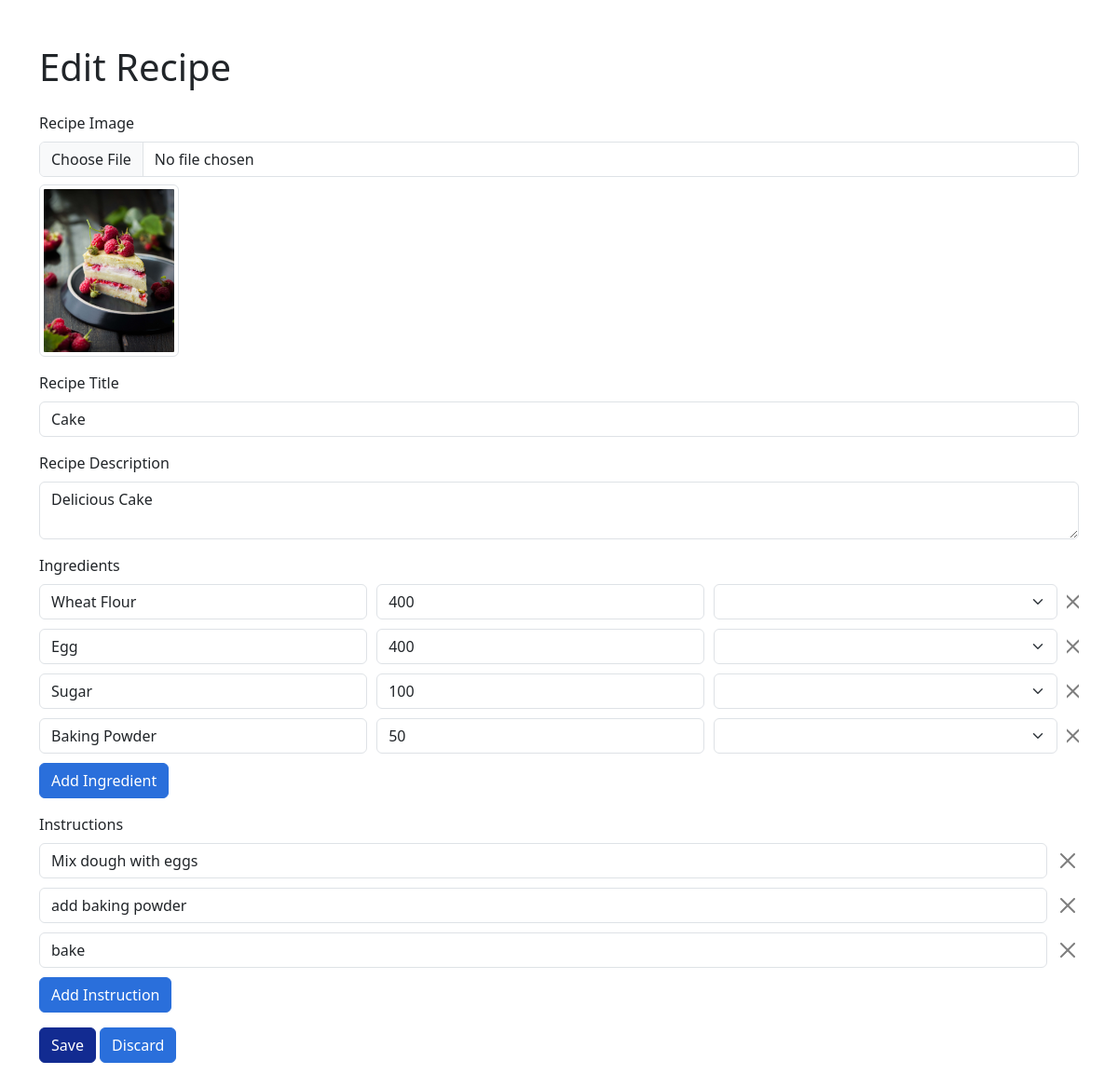
The page /editrecipe.php?id=25 on the database its author committed.
### tables this page shows
CREATE TABLE `recipe` (
  `RecipeID` int(11) NOT NULL,
  `Title` varchar(100) NOT NULL,
  `Description` varchar(400) DEFAULT NULL,
  `RecipeImagePath` varchar(500) NOT NULL,
  `RecipeImageName` varchar(500) NOT NULL,
  `DateCreated` datetime NOT NULL DEFAULT current_timestamp()
);

CREATE TABLE `recipe_ingredients_units` (
  `Recipe_Ingredient_Unit_ID` int(11) NOT NULL,
  `IngredientID` int(11) NOT NULL,
  `UnitID` int(11) NOT NULL,
  `RecipeID` int(11) NOT NULL,
  `Quantity` int(11) NOT NULL
);

CREATE TABLE `ingredients` (
  `IngredientID` int(11) NOT NULL,
  `Ingredient` varchar(50) NOT NULL
);

CREATE TABLE `instructions` (
  `InstructionID` int(11) NOT NULL,
  `Instruction` varchar(300) NOT NULL
);

### editrecipe.php (the view, shortened to what this page needs)
<?php
include 'includes/db.php';
$recipe_id = $_GET['id'];
$recipe = null;
$ingredients = array();
$instructions = [];
if ($recipe_id) {
    $sql = "SELECT * FROM recipe WHERE RecipeID = $recipe_id";
    $result = mysqli_query($conn, $sql);
    if ($result) {
        $recipe = mysqli_fetch_assoc($result);
    }
    $sql = "SELECT recipe.RecipeID, Unit, Quantity, ingredients.Ingredient, ingredients.IngredientID FROM recipe_ingredients_units
                JOIN recipe ON recipe_ingredients_units.RecipeID = recipe.RecipeID
                JOIN units ON recipe_ingredients_units.UnitID = units.UnitID
                JOIN ingredients ON recipe_ingredients_units.IngredientID = ingredients.IngredientID
                WHERE recipe.RecipeID = $recipe_id";
    $result = mysqli_query($conn, $sql);
    if ($result) {
        while ($row = mysqli_fetch_assoc($result)) {
            $ingredients[] = $row;
        }
    }
    $sql = "SELECT instructions.InstructionID, Instruction FROM recipe_instructions
            JOIN recipe ON recipe_instructions.RecipeID = recipe.RecipeID
            JOIN instructions ON recipe_instructions.InstructionsID = instructions.InstructionID
            WHERE recipe.RecipeID = $recipe_id";
    $result = mysqli_query($conn, $sql);
    if ($result) {
        while ($row = mysqli_fetch_assoc($result)) {
            $instructions[] = $row;
        }
    }
}
?>
<!DOCTYPE html>
<html lang="en">
<head>
    <link
        rel="stylesheet"
        href="https://cdn.jsdelivr.net/npm/bootstrap@5.3.3/dist/css/bootstrap.min.css" />
    <link rel="stylesheet" href="assets/css/styles.min.css" />
</head>
<body>
    <div class="container mt-5 mb-5">
        <h1 class="mb-4">Edit Recipe</h1>
        <?php if ($recipe): ?>
            <form id="editForm" action="editrecipe.php?id=<?php echo $recipe_id; ?>" method="POST" enctype="multipart/form-data">
                <div class="mb-3">
                    <label for="image" class="form-label">Recipe Image</label>
                    <input type="file" class="form-control" id="image" name="image" />
                    <img src="<?php echo $recipe['RecipeImagePath']; ?>" alt="<?php echo $recipe['Title']; ?>" class="img-thumbnail mt-2" width="150">
                </div>
                <div class="mb-3">
                    <label for="title" class="form-label">Recipe Title</label>
                    <input type="text" class="form-control" id="title" name="title" value="<?php echo $recipe['Title']; ?>" required />
                </div>
                <div class="mb-3">
                    <label for="description" class="form-label">Recipe Description</label>
                    <textarea class="form-control" id="description" name="description" required><?php echo $recipe['Description']; ?>
                    </textarea>
                </div>
                <div class="mb-3">
                    <label class="mb-2" for="ingredients">Ingredients</label>
                    <div id="ingredients">
                        <?php foreach ($ingredients as $ingredient): ?>
                            <div class="dynamic-input">
                                <input type="text" class="form-control" name="ingredients[]" value="<?php echo $ingredient['Ingredient']; ?>" required>
                                <input type="text" class="form-control" name="quantities[]" value="<?php echo $ingredient['Quantity']; ?>" required>
                                <select class="form-select" name="units[]" aria-label="SI Units" onclick="populateDropdown(this)">
                                </select>
                                <button type="button" class="btn-close" onclick="removeElement(this)" aria-label="Close"></button>
                            </div>
                        <?php endforeach; ?>
                    </div>
                    <button type="button" class="btn btn-secondary" onclick="addIngredient()">Add Ingredient</button>
                </div>
                <div class="mb-3">
                    <label class="mb-2" for="instructions">Instructions</label>
                    <div id="instructions">
                        <?php foreach ($instructions as $instruction): ?>
                            <div class="dynamic-input">
                                <input type="text" class="form-control" name="instructions[]" value="<?php echo $instruction['Instruction']; ?>" required>
                                <button type="button" class="btn-close" onclick="removeElement(this)" aria-label="Close"></button>
                            </div>
                        <?php endforeach; ?>
                    </div>
                    <button type="button" class="btn btn-secondary" onclick="addInstruction()">Add Instruction</button>
                </div>
                <button type="submit" class="btn btn-primary">Save</button>
                <button type="button" class="btn btn-secondary" onclick="window.location.href='mybook.php'">Discard</button>
            </form>
        <?php else: ?>
            <p>Recipe not found.</p>
        <?php endif; ?>
    </div>
</body>
</html>

### editrecipe.php (style rules this page uses)
.dynamic-input { display: flex; gap: 10px; align-items: center; margin-bottom: 10px; }

### rows shown on the page
recipe: RecipeImagePath (picture), title "Cake", description "Delicious Cake"
recipe_ingredients_units: IngredientID.Ingredient "Wheat Flour", Quantity "400"
recipe_ingredients_units: IngredientID.Ingredient "Egg", Quantity "400"
recipe_ingredients_units: IngredientID.Ingredient "Sugar", Quantity "100"
recipe_ingredients_units: IngredientID.Ingredient "Baking Powder", Quantity "50"
instructions: Instruction "Mix dough with eggs"
instructions: Instruction "add baking powder"
instructions: Instruction "bake"
